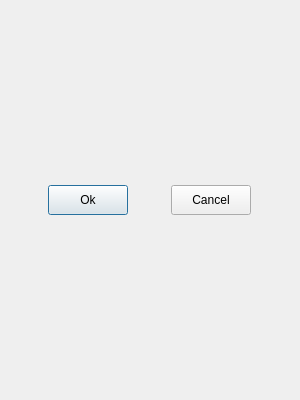
<?xml version="1.0" encoding="UTF-8"?>
<ui version="4.0">
 <class>QDelLanguageDialog</class>
 <widget class="QDialog" name="QDelLanguageDialog">
  <property name="geometry">
   <rect>
    <x>0</x>
    <y>0</y>
    <width>300</width>
    <height>400</height>
   </rect>
  </property>
  <property name="minimumSize">
   <size>
    <width>300</width>
    <height>400</height>
   </size>
  </property>
  <property name="maximumSize">
   <size>
    <width>300</width>
    <height>400</height>
   </size>
  </property>
  <property name="windowTitle">
   <string>Delete Language</string>
  </property>
  <layout class="QVBoxLayout" name="verticalLayout">
   <item>
    <layout class="QHBoxLayout" name="horizontalLayout">
     <item>
      <widget class="QPushButton" name="okBtn">
       <property name="minimumSize">
        <size>
         <width>80</width>
         <height>30</height>
        </size>
       </property>
       <property name="maximumSize">
        <size>
         <width>80</width>
         <height>30</height>
        </size>
       </property>
       <property name="text">
        <string>Ok</string>
       </property>
      </widget>
     </item>
     <item>
      <widget class="QPushButton" name="cancelBtn">
       <property name="minimumSize">
        <size>
         <width>80</width>
         <height>30</height>
        </size>
       </property>
       <property name="maximumSize">
        <size>
         <width>80</width>
         <height>30</height>
        </size>
       </property>
       <property name="text">
        <string>Cancel</string>
       </property>
      </widget>
     </item>
    </layout>
   </item>
  </layout>
 </widget>
 <resources/>
 <connections/>
</ui>
